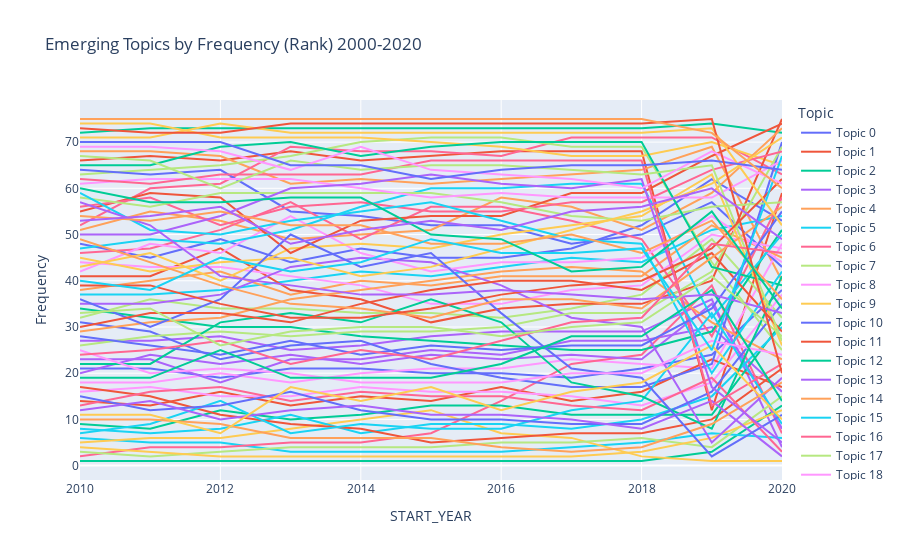

Notebook cell for this chart:
### Code cell
import plotly.express as px

rankfig = px.line(df2010 , x="START_YEAR", y="Frequency",color = "Topic", title='Emerging Topics by Frequency (Rank) 2000-2020')
rankfig.show()
#5 is a more prevalent topic while 1 is the lowest <- need to figure out since it's counter-intuitve rn

### Figure 1 — Plotly figure (JSON) as saved in the notebook; plotly's stock layout.template omitted (floating-point values rounded to 4 significant figures)
{"data": [{"hovertemplate": "Topic=Topic 0<br>START_YEAR=%{x}<br>Frequency=%{y}<extra></extra>", "legendgroup": "Topic 0", "line": {"color": "#636efa", "dash": "solid"}, "mode": "lines", "name": "Topic 0", "orientation": "v", "showlegend": true, "type": "scatter", "x": [2010, 2011, 2012, 2013, 2014, 2015, 2016, 2017, 2018, 2019, 2020], "xaxis": "x", "y": [21, 21, 19, 21, 21, 20, 20, 19, 21, 24, 38], "yaxis": "y"}, {"hovertemplate": "Topic=Topic 1<br>START_YEAR=%{x}<br>Frequency=%{y}<extra></extra>", "legendgroup": "Topic 1", "line": {"color": "#EF553B", "dash": "solid"}, "mode": "lines", "name": "Topic 1", "orientation": "v", "showlegend": true, "type": "scatter", "x": [2010, 2011, 2012, 2013, 2014, 2015, 2016, 2017, 2018, 2019, 2020], "xaxis": "x", "y": [66, 67, 66, 68, 66, 67, 68, 68, 68, 12, 59], "yaxis": "y"}, {"hovertemplate": "Topic=Topic 2<br>START_YEAR=%{x}<br>Frequency=%{y}<extra></extra>", "legendgroup": "Topic 2", "line": {"color": "#00cc96", "dash": "solid"}, "mode": "lines", "name": "Topic 2", "orientation": "v", "showlegend": true, "type": "scatter", "x": [2010, 2011, 2012, 2013, 2014, 2015, 2016, 2017, 2018, 2019, 2020], "xaxis": "x", "y": [72, 73, 73, 73, 73, 73, 73, 73, 73, 74, 72], "yaxis": "y"}, {"hovertemplate": "Topic=Topic 3<br>START_YEAR=%{x}<br>Frequency=%{y}<extra></extra>", "legendgroup": "Topic 3", "line": {"color": "#ab63fa", "dash": "solid"}, "mode": "lines", "name": "Topic 3", "orientation": "v", "showlegend": true, "type": "scatter", "x": [2010, 2011, 2012, 2013, 2014, 2015, 2016, 2017, 2018, 2019, 2020], "xaxis": "x", "y": [27, 27, 28, 25, 26, 28, 29, 29, 29, 36, 4], "yaxis": "y"}, {"hovertemplate": "Topic=Topic 4<br>START_YEAR=%{x}<br>Frequency=%{y}<extra></extra>", "legendgroup": "Topic 4", "line": {"color": "#FFA15A", "dash": "solid"}, "mode": "lines", "name": "Topic 4", "orientation": "v", "showlegend": true, "type": "scatter", "x": [2010, 2011, 2012, 2013, 2014, 2015, 2016, 2017, 2018, 2019, 2020], "xaxis": "x", "y": [68, 68, 67, 61, 62, 61, 62, 63, 64, 69, 40], "yaxis": "y"}, {"hovertemplate": "Topic=Topic 5<br>START_YEAR=%{x}<br>Frequency=%{y}<extra></extra>", "legendgroup": "Topic 5", "line": {"color": "#19d3f3", "dash": "solid"}, "mode": "lines", "name": "Topic 5", "orientation": "v", "showlegend": true, "type": "scatter", "x": [2010, 2011, 2012, 2013, 2014, 2015, 2016, 2017, 2018, 2019, 2020], "xaxis": "x", "y": [37, 37, 38, 40, 42, 41, 43, 45, 44, 51, 54], "yaxis": "y"}, {"hovertemplate": "Topic=Topic 6<br>START_YEAR=%{x}<br>Frequency=%{y}<extra></extra>", "legendgroup": "Topic 6", "line": {"color": "#FF6692", "dash": "solid"}, "mode": "lines", "name": "Topic 6", "orientation": "v", "showlegend": true, "type": "scatter", "x": [2010, 2011, 2012, 2013, 2014, 2015, 2016, 2017, 2018, 2019, 2020], "xaxis": "x", "y": [52, 60, 61, 69, 68, 68, 67, 71, 71, 71, 63], "yaxis": "y"}, {"hovertemplate": "Topic=Topic 7<br>START_YEAR=%{x}<br>Frequency=%{y}<extra></extra>", "legendgroup": "Topic 7", "line": {"color": "#B6E880", "dash": "solid"}, "mode": "lines", "name": "Topic 7", "orientation": "v", "showlegend": true, "type": "scatter", "x": [2010, 2011, 2012, 2013, 2014, 2015, 2016, 2017, 2018, 2019, 2020], "xaxis": "x", "y": [63, 64, 65, 67, 70, 71, 71, 69, 69, 44, 25], "yaxis": "y"}, {"hovertemplate": "Topic=Topic 8<br>START_YEAR=%{x}<br>Frequency=%{y}<extra></extra>", "legendgroup": "Topic 8", "line": {"color": "#FF97FF", "dash": "solid"}, "mode": "lines", "name": "Topic 8", "orientation": "v", "showlegend": true, "type": "scatter", "x": [2010, 2011, 2012, 2013, 2014, 2015, 2016, 2017, 2018, 2019, 2020], "xaxis": "x", "y": [18, 18, 20, 18, 20, 21, 21, 23, 22, 21, 48], "yaxis": "y"}, {"hovertemplate": "Topic=Topic 9<br>START_YEAR=%{x}<br>Frequency=%{y}<extra></extra>", "legendgroup": "Topic 9", "line": {"color": "#FECB52", "dash": "solid"}, "mode": "lines", "name": "Topic 9", "orientation": "v", "showlegend": true, "type": "scatter", "x": [2010, 2011, 2012, 2013, 2014, 2015, 2016, 2017, 2018, 2019, 2020], "xaxis": "x", "y": [74, 74, 71, 71, 71, 70, 69, 67, 67, 70, 65], "yaxis": "y"}, {"hovertemplate": "Topic=Topic 10<br>START_YEAR=%{x}<br>Frequency=%{y}<extra></extra>", "legendgroup": "Topic 10", "line": {"color": "#636efa", "dash": "solid"}, "mode": "lines", "name": "Topic 10", "orientation": "v", "showlegend": true, "type": "scatter", "x": [2010, 2011, 2012, 2013, 2014, 2015, 2016, 2017, 2018, 2019, 2020], "xaxis": "x", "y": [48, 45, 49, 44, 47, 45, 45, 47, 52, 62, 53], "yaxis": "y"}, {"hovertemplate": "Topic=Topic 11<br>START_YEAR=%{x}<br>Frequency=%{y}<extra></extra>", "legendgroup": "Topic 11", "line": {"color": "#EF553B", "dash": "solid"}, "mode": "lines", "name": "Topic 11", "orientation": "v", "showlegend": true, "type": "scatter", "x": [2010, 2011, 2012, 2013, 2014, 2015, 2016, 2017, 2018, 2019, 2020], "xaxis": "x", "y": [14, 13, 16, 13, 15, 14, 17, 14, 16, 23, 17], "yaxis": "y"}, {"hovertemplate": "Topic=Topic 12<br>START_YEAR=%{x}<br>Frequency=%{y}<extra></extra>", "legendgroup": "Topic 12", "line": {"color": "#00cc96", "dash": "solid"}, "mode": "lines", "name": "Topic 12", "orientation": "v", "showlegend": true, "type": "scatter", "x": [2010, 2011, 2012, 2013, 2014, 2015, 2016, 2017, 2018, 2019, 2020], "xaxis": "x", "y": [1, 1, 1, 1, 1, 1, 1, 1, 1, 3, 13], "yaxis": "y"}, {"hovertemplate": "Topic=Topic 13<br>START_YEAR=%{x}<br>Frequency=%{y}<extra></extra>", "legendgroup": "Topic 13", "line": {"color": "#ab63fa", "dash": "solid"}, "mode": "lines", "name": "Topic 13", "orientation": "v", "showlegend": true, "type": "scatter", "x": [2010, 2011, 2012, 2013, 2014, 2015, 2016, 2017, 2018, 2019, 2020], "xaxis": "x", "y": [23, 23, 18, 23, 23, 25, 24, 27, 27, 30, 16], "yaxis": "y"}, {"hovertemplate": "Topic=Topic 14<br>START_YEAR=%{x}<br>Frequency=%{y}<extra></extra>", "legendgroup": "Topic 14", "line": {"color": "#FFA15A", "dash": "solid"}, "mode": "lines", "name": "Topic 14", "orientation": "v", "showlegend": true, "type": "scatter", "x": [2010, 2011, 2012, 2013, 2014, 2015, 2016, 2017, 2018, 2019, 2020], "xaxis": "x", "y": [38, 40, 42, 37, 40, 39, 41, 41, 41, 52, 45], "yaxis": "y"}, {"hovertemplate": "Topic=Topic 15<br>START_YEAR=%{x}<br>Frequency=%{y}<extra></extra>", "legendgroup": "Topic 15", "line": {"color": "#19d3f3", "dash": "solid"}, "mode": "lines", "name": "Topic 15", "orientation": "v", "showlegend": true, "type": "scatter", "x": [2010, 2011, 2012, 2013, 2014, 2015, 2016, 2017, 2018, 2019, 2020], "xaxis": "x", "y": [6, 5, 5, 3, 3, 3, 3, 4, 5, 7, 6], "yaxis": "y"}, {"hovertemplate": "Topic=Topic 16<br>START_YEAR=%{x}<br>Frequency=%{y}<extra></extra>", "legendgroup": "Topic 16", "line": {"color": "#FF6692", "dash": "solid"}, "mode": "lines", "name": "Topic 16", "orientation": "v", "showlegend": true, "type": "scatter", "x": [2010, 2011, 2012, 2013, 2014, 2015, 2016, 2017, 2018, 2019, 2020], "xaxis": "x", "y": [2, 4, 4, 5, 5, 7, 14, 22, 24, 39, 7], "yaxis": "y"}, {"hovertemplate": "Topic=Topic 17<br>START_YEAR=%{x}<br>Frequency=%{y}<extra></extra>", "legendgroup": "Topic 17", "line": {"color": "#B6E880", "dash": "solid"}, "mode": "lines", "name": "Topic 17", "orientation": "v", "showlegend": true, "type": "scatter", "x": [2010, 2011, 2012, 2013, 2014, 2015, 2016, 2017, 2018, 2019, 2020], "xaxis": "x", "y": [32, 36, 34, 34, 33, 33, 32, 34, 37, 49, 32], "yaxis": "y"}, {"hovertemplate": "Topic=Topic 18<br>START_YEAR=%{x}<br>Frequency=%{y}<extra></extra>", "legendgroup": "Topic 18", "line": {"color": "#FF97FF", "dash": "solid"}, "mode": "lines", "name": "Topic 18", "orientation": "v", "showlegend": true, "type": "scatter", "x": [2010, 2011, 2012, 2013, 2014, 2015, 2016, 2017, 2018, 2019, 2020], "xaxis": "x", "y": [16, 17, 15, 15, 17, 16, 16, 15, 13, 18, 37], "yaxis": "y"}, {"hovertemplate": "Topic=Topic 19<br>START_YEAR=%{x}<br>Frequency=%{y}<extra></extra>", "legendgroup": "Topic 19", "line": {"color": "#FECB52", "dash": "solid"}, "mode": "lines", "name": "Topic 19", "orientation": "v", "showlegend": true, "type": "scatter", "x": [2010, 2011, 2012, 2013, 2014, 2015, 2016, 2017, 2018, 2019, 2020], "xaxis": "x", "y": [5, 6, 6, 8, 10, 12, 7, 6, 2, 1, 1], "yaxis": "y"}, {"hovertemplate": "Topic=Topic 20<br>START_YEAR=%{x}<br>Frequency=%{y}<extra></extra>", "legendgroup": "Topic 20", "line": {"color": "#636efa", "dash": "solid"}, "mode": "lines", "name": "Topic 20", "orientation": "v", "showlegend": true, "type": "scatter", "x": [2010, 2011, 2012, 2013, 2014, 2015, 2016, 2017, 2018, 2019, 2020], "xaxis": "x", "y": [64, 63, 64, 55, 54, 52, 52, 48, 50, 57, 43], "yaxis": "y"}, {"hovertemplate": "Topic=Topic 21<br>START_YEAR=%{x}<br>Frequency=%{y}<extra></extra>", "legendgroup": "Topic 21", "line": {"color": "#EF553B", "dash": "solid"}, "mode": "lines", "name": "Topic 21", "orientation": "v", "showlegend": true, "type": "scatter", "x": [2010, 2011, 2012, 2013, 2014, 2015, 2016, 2017, 2018, 2019, 2020], "xaxis": "x", "y": [41, 41, 47, 38, 36, 31, 34, 35, 35, 40, 75], "yaxis": "y"}, {"hovertemplate": "Topic=Topic 22<br>START_YEAR=%{x}<br>Frequency=%{y}<extra></extra>", "legendgroup": "Topic 22", "line": {"color": "#00cc96", "dash": "solid"}, "mode": "lines", "name": "Topic 22", "orientation": "v", "showlegend": true, "type": "scatter", "x": [2010, 2011, 2012, 2013, 2014, 2015, 2016, 2017, 2018, 2019, 2020], "xaxis": "x", "y": [9, 8, 12, 10, 11, 13, 13, 11, 11, 11, 31], "yaxis": "y"}, {"hovertemplate": "Topic=Topic 23<br>START_YEAR=%{x}<br>Frequency=%{y}<extra></extra>", "legendgroup": "Topic 23", "line": {"color": "#ab63fa", "dash": "solid"}, "mode": "lines", "name": "Topic 23", "orientation": "v", "showlegend": true, "type": "scatter", "x": [2010, 2011, 2012, 2013, 2014, 2015, 2016, 2017, 2018, 2019, 2020], "xaxis": "x", "y": [20, 24, 22, 24, 22, 24, 23, 24, 23, 35, 8], "yaxis": "y"}, {"hovertemplate": "Topic=Topic 24<br>START_YEAR=%{x}<br>Frequency=%{y}<extra></extra>", "legendgroup": "Topic 24", "line": {"color": "#FFA15A", "dash": "solid"}, "mode": "lines", "name": "Topic 24", "orientation": "v", "showlegend": true, "type": "scatter", "x": [2010, 2011, 2012, 2013, 2014, 2015, 2016, 2017, 2018, 2019, 2020], "xaxis": "x", "y": [51, 55, 53, 49, 50, 51, 58, 56, 51, 59, 73], "yaxis": "y"}, {"hovertemplate": "Topic=Topic 25<br>START_YEAR=%{x}<br>Frequency=%{y}<extra></extra>", "legendgroup": "Topic 25", "line": {"color": "#19d3f3", "dash": "solid"}, "mode": "lines", "name": "Topic 25", "orientation": "v", "showlegend": true, "type": "scatter", "x": [2010, 2011, 2012, 2013, 2014, 2015, 2016, 2017, 2018, 2019, 2020], "xaxis": "x", "y": [8, 7, 8, 11, 7, 9, 9, 8, 10, 15, 30], "yaxis": "y"}, {"hovertemplate": "Topic=Topic 26<br>START_YEAR=%{x}<br>Frequency=%{y}<extra></extra>", "legendgroup": "Topic 26", "line": {"color": "#FF6692", "dash": "solid"}, "mode": "lines", "name": "Topic 26", "orientation": "v", "showlegend": true, "type": "scatter", "x": [2010, 2011, 2012, 2013, 2014, 2015, 2016, 2017, 2018, 2019, 2020], "xaxis": "x", "y": [46, 47, 51, 57, 49, 56, 56, 53, 49, 28, 58], "yaxis": "y"}, {"hovertemplate": "Topic=Topic 27<br>START_YEAR=%{x}<br>Frequency=%{y}<extra></extra>", "legendgroup": "Topic 27", "line": {"color": "#B6E880", "dash": "solid"}, "mode": "lines", "name": "Topic 27", "orientation": "v", "showlegend": true, "type": "scatter", "x": [2010, 2011, 2012, 2013, 2014, 2015, 2016, 2017, 2018, 2019, 2020], "xaxis": "x", "y": [3, 2, 3, 4, 4, 4, 5, 5, 6, 4, 15], "yaxis": "y"}, {"hovertemplate": "Topic=Topic 28<br>START_YEAR=%{x}<br>Frequency=%{y}<extra></extra>", "legendgroup": "Topic 28", "line": {"color": "#FF97FF", "dash": "solid"}, "mode": "lines", "name": "Topic 28", "orientation": "v", "showlegend": true, "type": "scatter", "x": [2010, 2011, 2012, 2013, 2014, 2015, 2016, 2017, 2018, 2019, 2020], "xaxis": "x", "y": [44, 43, 43, 41, 39, 35, 35, 38, 39, 50, 47], "yaxis": "y"}, {"hovertemplate": "Topic=Topic 29<br>START_YEAR=%{x}<br>Frequency=%{y}<extra></extra>", "legendgroup": "Topic 29", "line": {"color": "#FECB52", "dash": "solid"}, "mode": "lines", "name": "Topic 29", "orientation": "v", "showlegend": true, "type": "scatter", "x": [2010, 2011, 2012, 2013, 2014, 2015, 2016, 2017, 2018, 2019, 2020], "xaxis": "x", "y": [4, 3, 2, 2, 2, 2, 2, 2, 3, 6, 12], "yaxis": "y"}, {"hovertemplate": "Topic=Topic 30<br>START_YEAR=%{x}<br>Frequency=%{y}<extra></extra>", "legendgroup": "Topic 30", "line": {"color": "#636efa", "dash": "solid"}, "mode": "lines", "name": "Topic 30", "orientation": "v", "showlegend": true, "type": "scatter", "x": [2010, 2011, 2012, 2013, 2014, 2015, 2016, 2017, 2018, 2019, 2020], "xaxis": "x", "y": [31, 29, 23, 26, 27, 22, 19, 17, 17, 22, 70], "yaxis": "y"}, {"hovertemplate": "Topic=Topic 31<br>START_YEAR=%{x}<br>Frequency=%{y}<extra></extra>", "legendgroup": "Topic 31", "line": {"color": "#EF553B", "dash": "solid"}, "mode": "lines", "name": "Topic 31", "orientation": "v", "showlegend": true, "type": "scatter", "x": [2010, 2011, 2012, 2013, 2014, 2015, 2016, 2017, 2018, 2019, 2020], "xaxis": "x", "y": [17, 15, 11, 9, 8, 5, 6, 7, 7, 10, 21], "yaxis": "y"}, {"hovertemplate": "Topic=Topic 32<br>START_YEAR=%{x}<br>Frequency=%{y}<extra></extra>", "legendgroup": "Topic 32", "line": {"color": "#00cc96", "dash": "solid"}, "mode": "lines", "name": "Topic 32", "orientation": "v", "showlegend": true, "type": "scatter", "x": [2010, 2011, 2012, 2013, 2014, 2015, 2016, 2017, 2018, 2019, 2020], "xaxis": "x", "y": [34, 32, 30, 30, 28, 27, 26, 25, 25, 29, 51], "yaxis": "y"}, {"hovertemplate": "Topic=Topic 33<br>START_YEAR=%{x}<br>Frequency=%{y}<extra></extra>", "legendgroup": "Topic 33", "line": {"color": "#ab63fa", "dash": "solid"}, "mode": "lines", "name": "Topic 33", "orientation": "v", "showlegend": true, "type": "scatter", "x": [2010, 2011, 2012, 2013, 2014, 2015, 2016, 2017, 2018, 2019, 2020], "xaxis": "x", "y": [35, 35, 37, 43, 45, 44, 39, 32, 30, 5, 19], "yaxis": "y"}, {"hovertemplate": "Topic=Topic 34<br>START_YEAR=%{x}<br>Frequency=%{y}<extra></extra>", "legendgroup": "Topic 34", "line": {"color": "#FFA15A", "dash": "solid"}, "mode": "lines", "name": "Topic 34", "orientation": "v", "showlegend": true, "type": "scatter", "x": [2010, 2011, 2012, 2013, 2014, 2015, 2016, 2017, 2018, 2019, 2020], "xaxis": "x", "y": [29, 31, 32, 36, 38, 40, 42, 43, 42, 31, 23], "yaxis": "y"}, {"hovertemplate": "Topic=Topic 35<br>START_YEAR=%{x}<br>Frequency=%{y}<extra></extra>", "legendgroup": "Topic 35", "line": {"color": "#19d3f3", "dash": "solid"}, "mode": "lines", "name": "Topic 35", "orientation": "v", "showlegend": true, "type": "scatter", "x": [2010, 2011, 2012, 2013, 2014, 2015, 2016, 2017, 2018, 2019, 2020], "xaxis": "x", "y": [7, 9, 14, 7, 9, 8, 8, 12, 14, 33, 9], "yaxis": "y"}, {"hovertemplate": "Topic=Topic 36<br>START_YEAR=%{x}<br>Frequency=%{y}<extra></extra>", "legendgroup": "Topic 36", "line": {"color": "#FF6692", "dash": "solid"}, "mode": "lines", "name": "Topic 36", "orientation": "v", "showlegend": true, "type": "scatter", "x": [2010, 2011, 2012, 2013, 2014, 2015, 2016, 2017, 2018, 2019, 2020], "xaxis": "x", "y": [13, 16, 17, 14, 16, 15, 15, 13, 12, 19, 3], "yaxis": "y"}, {"hovertemplate": "Topic=Topic 37<br>START_YEAR=%{x}<br>Frequency=%{y}<extra></extra>", "legendgroup": "Topic 37", "line": {"color": "#B6E880", "dash": "solid"}, "mode": "lines", "name": "Topic 37", "orientation": "v", "showlegend": true, "type": "scatter", "x": [2010, 2011, 2012, 2013, 2014, 2015, 2016, 2017, 2018, 2019, 2020], "xaxis": "x", "y": [26, 28, 29, 28, 29, 29, 30, 33, 33, 42, 69], "yaxis": "y"}, {"hovertemplate": "Topic=Topic 38<br>START_YEAR=%{x}<br>Frequency=%{y}<extra></extra>", "legendgroup": "Topic 38", "line": {"color": "#FF97FF", "dash": "solid"}, "mode": "lines", "name": "Topic 38", "orientation": "v", "showlegend": true, "type": "scatter", "x": [2010, 2011, 2012, 2013, 2014, 2015, 2016, 2017, 2018, 2019, 2020], "xaxis": "x", "y": [42, 48, 46, 54, 46, 42, 44, 44, 45, 54, 44], "yaxis": "y"}, {"hovertemplate": "Topic=Topic 39<br>START_YEAR=%{x}<br>Frequency=%{y}<extra></extra>", "legendgroup": "Topic 39", "line": {"color": "#FECB52", "dash": "solid"}, "mode": "lines", "name": "Topic 39", "orientation": "v", "showlegend": true, "type": "scatter", "x": [2010, 2011, 2012, 2013, 2014, 2015, 2016, 2017, 2018, 2019, 2020], "xaxis": "x", "y": [43, 46, 40, 47, 48, 47, 50, 52, 54, 63, 26], "yaxis": "y"}, {"hovertemplate": "Topic=Topic 40<br>START_YEAR=%{x}<br>Frequency=%{y}<extra></extra>", "legendgroup": "Topic 40", "line": {"color": "#636efa", "dash": "solid"}, "mode": "lines", "name": "Topic 40", "orientation": "v", "showlegend": true, "type": "scatter", "x": [2010, 2011, 2012, 2013, 2014, 2015, 2016, 2017, 2018, 2019, 2020], "xaxis": "x", "y": [15, 12, 13, 16, 12, 10, 10, 9, 9, 16, 35], "yaxis": "y"}, {"hovertemplate": "Topic=Topic 41<br>START_YEAR=%{x}<br>Frequency=%{y}<extra></extra>", "legendgroup": "Topic 41", "line": {"color": "#EF553B", "dash": "solid"}, "mode": "lines", "name": "Topic 41", "orientation": "v", "showlegend": true, "type": "scatter", "x": [2010, 2011, 2012, 2013, 2014, 2015, 2016, 2017, 2018, 2019, 2020], "xaxis": "x", "y": [55, 59, 58, 46, 53, 54, 54, 59, 59, 67, 74], "yaxis": "y"}, {"hovertemplate": "Topic=Topic 42<br>START_YEAR=%{x}<br>Frequency=%{y}<extra></extra>", "legendgroup": "Topic 42", "line": {"color": "#00cc96", "dash": "solid"}, "mode": "lines", "name": "Topic 42", "orientation": "v", "showlegend": true, "type": "scatter", "x": [2010, 2011, 2012, 2013, 2014, 2015, 2016, 2017, 2018, 2019, 2020], "xaxis": "x", "y": [22, 22, 31, 33, 31, 36, 31, 18, 15, 8, 41], "yaxis": "y"}, {"hovertemplate": "Topic=Topic 43<br>START_YEAR=%{x}<br>Frequency=%{y}<extra></extra>", "legendgroup": "Topic 43", "line": {"color": "#ab63fa", "dash": "solid"}, "mode": "lines", "name": "Topic 43", "orientation": "v", "showlegend": true, "type": "scatter", "x": [2010, 2011, 2012, 2013, 2014, 2015, 2016, 2017, 2018, 2019, 2020], "xaxis": "x", "y": [12, 14, 10, 12, 13, 11, 11, 10, 8, 14, 2], "yaxis": "y"}, {"hovertemplate": "Topic=Topic 44<br>START_YEAR=%{x}<br>Frequency=%{y}<extra></extra>", "legendgroup": "Topic 44", "line": {"color": "#FFA15A", "dash": "solid"}, "mode": "lines", "name": "Topic 44", "orientation": "v", "showlegend": true, "type": "scatter", "x": [2010, 2011, 2012, 2013, 2014, 2015, 2016, 2017, 2018, 2019, 2020], "xaxis": "x", "y": [10, 10, 9, 6, 6, 6, 4, 3, 4, 9, 18], "yaxis": "y"}, {"hovertemplate": "Topic=Topic 45<br>START_YEAR=%{x}<br>Frequency=%{y}<extra></extra>", "legendgroup": "Topic 45", "line": {"color": "#19d3f3", "dash": "solid"}, "mode": "lines", "name": "Topic 45", "orientation": "v", "showlegend": true, "type": "scatter", "x": [2010, 2011, 2012, 2013, 2014, 2015, 2016, 2017, 2018, 2019, 2020], "xaxis": "x", "y": [47, 49, 48, 51, 56, 60, 60, 61, 61, 32, 50], "yaxis": "y"}, {"hovertemplate": "Topic=Topic 46<br>START_YEAR=%{x}<br>Frequency=%{y}<extra></extra>", "legendgroup": "Topic 46", "line": {"color": "#FF6692", "dash": "solid"}, "mode": "lines", "name": "Topic 46", "orientation": "v", "showlegend": true, "type": "scatter", "x": [2010, 2011, 2012, 2013, 2014, 2015, 2016, 2017, 2018, 2019, 2020], "xaxis": "x", "y": [56, 58, 52, 56, 57, 55, 55, 57, 57, 64, 68], "yaxis": "y"}, {"hovertemplate": "Topic=Topic 47<br>START_YEAR=%{x}<br>Frequency=%{y}<extra></extra>", "legendgroup": "Topic 47", "line": {"color": "#B6E880", "dash": "solid"}, "mode": "lines", "name": "Topic 47", "orientation": "v", "showlegend": true, "type": "scatter", "x": [2010, 2011, 2012, 2013, 2014, 2015, 2016, 2017, 2018, 2019, 2020], "xaxis": "x", "y": [58, 56, 59, 59, 59, 59, 57, 54, 53, 56, 57], "yaxis": "y"}, {"hovertemplate": "Topic=Topic 48<br>START_YEAR=%{x}<br>Frequency=%{y}<extra></extra>", "legendgroup": "Topic 48", "line": {"color": "#FF97FF", "dash": "solid"}, "mode": "lines", "name": "Topic 48", "orientation": "v", "showlegend": true, "type": "scatter", "x": [2010, 2011, 2012, 2013, 2014, 2015, 2016, 2017, 2018, 2019, 2020], "xaxis": "x", "y": [61, 62, 62, 62, 60, 58, 59, 58, 58, 58, 66], "yaxis": "y"}, {"hovertemplate": "Topic=Topic 49<br>START_YEAR=%{x}<br>Frequency=%{y}<extra></extra>", "legendgroup": "Topic 49", "line": {"color": "#FECB52", "dash": "solid"}, "mode": "lines", "name": "Topic 49", "orientation": "v", "showlegend": true, "type": "scatter", "x": [2010, 2011, 2012, 2013, 2014, 2015, 2016, 2017, 2018, 2019, 2020], "xaxis": "x", "y": [45, 42, 44, 45, 41, 43, 47, 51, 55, 61, 71], "yaxis": "y"}, {"hovertemplate": "Topic=Topic 50<br>START_YEAR=%{x}<br>Frequency=%{y}<extra></extra>", "legendgroup": "Topic 50", "line": {"color": "#636efa", "dash": "solid"}, "mode": "lines", "name": "Topic 50", "orientation": "v", "showlegend": true, "type": "scatter", "x": [2010, 2011, 2012, 2013, 2014, 2015, 2016, 2017, 2018, 2019, 2020], "xaxis": "x", "y": [36, 30, 36, 50, 43, 46, 33, 21, 19, 2, 11], "yaxis": "y"}, {"hovertemplate": "Topic=Topic 51<br>START_YEAR=%{x}<br>Frequency=%{y}<extra></extra>", "legendgroup": "Topic 51", "line": {"color": "#EF553B", "dash": "solid"}, "mode": "lines", "name": "Topic 51", "orientation": "v", "showlegend": true, "type": "scatter", "x": [2010, 2011, 2012, 2013, 2014, 2015, 2016, 2017, 2018, 2019, 2020], "xaxis": "x", "y": [30, 33, 33, 31, 35, 38, 40, 40, 38, 46, 29], "yaxis": "y"}, {"hovertemplate": "Topic=Topic 52<br>START_YEAR=%{x}<br>Frequency=%{y}<extra></extra>", "legendgroup": "Topic 52", "line": {"color": "#00cc96", "dash": "solid"}, "mode": "lines", "name": "Topic 52", "orientation": "v", "showlegend": true, "type": "scatter", "x": [2010, 2011, 2012, 2013, 2014, 2015, 2016, 2017, 2018, 2019, 2020], "xaxis": "x", "y": [65, 65, 69, 70, 67, 69, 70, 70, 70, 43, 39], "yaxis": "y"}, {"hovertemplate": "Topic=Topic 53<br>START_YEAR=%{x}<br>Frequency=%{y}<extra></extra>", "legendgroup": "Topic 53", "line": {"color": "#ab63fa", "dash": "solid"}, "mode": "lines", "name": "Topic 53", "orientation": "v", "showlegend": true, "type": "scatter", "x": [2010, 2011, 2012, 2013, 2014, 2015, 2016, 2017, 2018, 2019, 2020], "xaxis": "x", "y": [50, 50, 54, 60, 61, 63, 61, 60, 62, 17, 5], "yaxis": "y"}, {"hovertemplate": "Topic=Topic 54<br>START_YEAR=%{x}<br>Frequency=%{y}<extra></extra>", "legendgroup": "Topic 54", "line": {"color": "#FFA15A", "dash": "solid"}, "mode": "lines", "name": "Topic 54", "orientation": "v", "showlegend": true, "type": "scatter", "x": [2010, 2011, 2012, 2013, 2014, 2015, 2016, 2017, 2018, 2019, 2020], "xaxis": "x", "y": [49, 44, 39, 35, 34, 32, 36, 36, 34, 45, 56], "yaxis": "y"}, {"hovertemplate": "Topic=Topic 55<br>START_YEAR=%{x}<br>Frequency=%{y}<extra></extra>", "legendgroup": "Topic 55", "line": {"color": "#19d3f3", "dash": "solid"}, "mode": "lines", "name": "Topic 55", "orientation": "v", "showlegend": true, "type": "scatter", "x": [2010, 2011, 2012, 2013, 2014, 2015, 2016, 2017, 2018, 2019, 2020], "xaxis": "x", "y": [59, 51, 50, 53, 55, 57, 53, 49, 48, 20, 42], "yaxis": "y"}, {"hovertemplate": "Topic=Topic 56<br>START_YEAR=%{x}<br>Frequency=%{y}<extra></extra>", "legendgroup": "Topic 56", "line": {"color": "#FF6692", "dash": "solid"}, "mode": "lines", "name": "Topic 56", "orientation": "v", "showlegend": true, "type": "scatter", "x": [2010, 2011, 2012, 2013, 2014, 2015, 2016, 2017, 2018, 2019, 2020], "xaxis": "x", "y": [62, 61, 63, 63, 63, 66, 66, 66, 66, 13, 22], "yaxis": "y"}, {"hovertemplate": "Topic=Topic 57<br>START_YEAR=%{x}<br>Frequency=%{y}<extra></extra>", "legendgroup": "Topic 57", "line": {"color": "#B6E880", "dash": "solid"}, "mode": "lines", "name": "Topic 57", "orientation": "v", "showlegend": true, "type": "scatter", "x": [2010, 2011, 2012, 2013, 2014, 2015, 2016, 2017, 2018, 2019, 2020], "xaxis": "x", "y": [67, 66, 60, 66, 64, 65, 65, 64, 63, 65, 27], "yaxis": "y"}, {"hovertemplate": "Topic=Topic 58<br>START_YEAR=%{x}<br>Frequency=%{y}<extra></extra>", "legendgroup": "Topic 58", "line": {"color": "#FF97FF", "dash": "solid"}, "mode": "lines", "name": "Topic 58", "orientation": "v", "showlegend": true, "type": "scatter", "x": [2010, 2011, 2012, 2013, 2014, 2015, 2016, 2017, 2018, 2019, 2020], "xaxis": "x", "y": [25, 20, 21, 20, 18, 18, 18, 20, 20, 27, 24], "yaxis": "y"}, {"hovertemplate": "Topic=Topic 59<br>START_YEAR=%{x}<br>Frequency=%{y}<extra></extra>", "legendgroup": "Topic 59", "line": {"color": "#FECB52", "dash": "solid"}, "mode": "lines", "name": "Topic 59", "orientation": "v", "showlegend": true, "type": "scatter", "x": [2010, 2011, 2012, 2013, 2014, 2015, 2016, 2017, 2018, 2019, 2020], "xaxis": "x", "y": [11, 11, 7, 17, 14, 17, 12, 16, 18, 26, 10], "yaxis": "y"}, {"hovertemplate": "Topic=Topic 60<br>START_YEAR=%{x}<br>Frequency=%{y}<extra></extra>", "legendgroup": "Topic 60", "line": {"color": "#636efa", "dash": "solid"}, "mode": "lines", "name": "Topic 60", "orientation": "v", "showlegend": true, "type": "scatter", "x": [2010, 2011, 2012, 2013, 2014, 2015, 2016, 2017, 2018, 2019, 2020], "xaxis": "x", "y": [28, 26, 24, 27, 24, 26, 25, 26, 26, 34, 55], "yaxis": "y"}, {"hovertemplate": "Topic=Topic 61<br>START_YEAR=%{x}<br>Frequency=%{y}<extra></extra>", "legendgroup": "Topic 61", "line": {"color": "#EF553B", "dash": "solid"}, "mode": "lines", "name": "Topic 61", "orientation": "v", "showlegend": true, "type": "scatter", "x": [2010, 2011, 2012, 2013, 2014, 2015, 2016, 2017, 2018, 2019, 2020], "xaxis": "x", "y": [39, 39, 35, 32, 32, 34, 37, 39, 40, 47, 62], "yaxis": "y"}, {"hovertemplate": "Topic=Topic 62<br>START_YEAR=%{x}<br>Frequency=%{y}<extra></extra>", "legendgroup": "Topic 62", "line": {"color": "#00cc96", "dash": "solid"}, "mode": "lines", "name": "Topic 62", "orientation": "v", "showlegend": true, "type": "scatter", "x": [2010, 2011, 2012, 2013, 2014, 2015, 2016, 2017, 2018, 2019, 2020], "xaxis": "x", "y": [19, 19, 25, 19, 19, 19, 22, 28, 28, 38, 14], "yaxis": "y"}, {"hovertemplate": "Topic=Topic 63<br>START_YEAR=%{x}<br>Frequency=%{y}<extra></extra>", "legendgroup": "Topic 63", "line": {"color": "#ab63fa", "dash": "solid"}, "mode": "lines", "name": "Topic 63", "orientation": "v", "showlegend": true, "type": "scatter", "x": [2010, 2011, 2012, 2013, 2014, 2015, 2016, 2017, 2018, 2019, 2020], "xaxis": "x", "y": [57, 52, 41, 39, 37, 37, 38, 37, 36, 37, 33], "yaxis": "y"}, {"hovertemplate": "Topic=Topic 64<br>START_YEAR=%{x}<br>Frequency=%{y}<extra></extra>", "legendgroup": "Topic 64", "line": {"color": "#FFA15A", "dash": "solid"}, "mode": "lines", "name": "Topic 64", "orientation": "v", "showlegend": true, "type": "scatter", "x": [2010, 2011, 2012, 2013, 2014, 2015, 2016, 2017, 2018, 2019, 2020], "xaxis": "x", "y": [54, 53, 55, 52, 52, 48, 48, 50, 46, 53, 36], "yaxis": "y"}, {"hovertemplate": "Topic=Topic 65<br>START_YEAR=%{x}<br>Frequency=%{y}<extra></extra>", "legendgroup": "Topic 65", "line": {"color": "#19d3f3", "dash": "solid"}, "mode": "lines", "name": "Topic 65", "orientation": "v", "showlegend": true, "type": "scatter", "x": [2010, 2011, 2012, 2013, 2014, 2015, 2016, 2017, 2018, 2019, 2020], "xaxis": "x", "y": [40, 38, 45, 42, 44, 49, 46, 46, 47, 25, 67], "yaxis": "y"}, {"hovertemplate": "Topic=Topic 66<br>START_YEAR=%{x}<br>Frequency=%{y}<extra></extra>", "legendgroup": "Topic 66", "line": {"color": "#FF6692", "dash": "solid"}, "mode": "lines", "name": "Topic 66", "orientation": "v", "showlegend": true, "type": "scatter", "x": [2010, 2011, 2012, 2013, 2014, 2015, 2016, 2017, 2018, 2019, 2020], "xaxis": "x", "y": [24, 25, 27, 22, 25, 23, 27, 31, 32, 48, 46], "yaxis": "y"}, {"hovertemplate": "Topic=Topic 67<br>START_YEAR=%{x}<br>Frequency=%{y}<extra></extra>", "legendgroup": "Topic 67", "line": {"color": "#B6E880", "dash": "solid"}, "mode": "lines", "name": "Topic 67", "orientation": "v", "showlegend": true, "type": "scatter", "x": [2010, 2011, 2012, 2013, 2014, 2015, 2016, 2017, 2018, 2019, 2020], "xaxis": "x", "y": [33, 34, 26, 29, 30, 30, 28, 30, 31, 41, 28], "yaxis": "y"}, {"hovertemplate": "Topic=Topic 68<br>START_YEAR=%{x}<br>Frequency=%{y}<extra></extra>", "legendgroup": "Topic 68", "line": {"color": "#FF97FF", "dash": "solid"}, "mode": "lines", "name": "Topic 68", "orientation": "v", "showlegend": true, "type": "scatter", "x": [2010, 2011, 2012, 2013, 2014, 2015, 2016, 2017, 2018, 2019, 2020], "xaxis": "x", "y": [69, 69, 68, 64, 69, 64, 63, 62, 60, 68, 61], "yaxis": "y"}, {"hovertemplate": "Topic=Topic 69<br>START_YEAR=%{x}<br>Frequency=%{y}<extra></extra>", "legendgroup": "Topic 69", "line": {"color": "#FECB52", "dash": "solid"}, "mode": "lines", "name": "Topic 69", "orientation": "v", "showlegend": true, "type": "scatter", "x": [2010, 2011, 2012, 2013, 2014, 2015, 2016, 2017, 2018, 2019, 2020], "xaxis": "x", "y": [71, 71, 74, 72, 72, 72, 72, 72, 72, 73, 52], "yaxis": "y"}, {"hovertemplate": "Topic=Topic 70<br>START_YEAR=%{x}<br>Frequency=%{y}<extra></extra>", "legendgroup": "Topic 70", "line": {"color": "#636efa", "dash": "solid"}, "mode": "lines", "name": "Topic 70", "orientation": "v", "showlegend": true, "type": "scatter", "x": [2010, 2011, 2012, 2013, 2014, 2015, 2016, 2017, 2018, 2019, 2020], "xaxis": "x", "y": [70, 70, 70, 65, 65, 62, 64, 65, 65, 66, 64], "yaxis": "y"}, {"hovertemplate": "Topic=Topic 71<br>START_YEAR=%{x}<br>Frequency=%{y}<extra></extra>", "legendgroup": "Topic 71", "line": {"color": "#EF553B", "dash": "solid"}, "mode": "lines", "name": "Topic 71", "orientation": "v", "showlegend": true, "type": "scatter", "x": [2010, 2011, 2012, 2013, 2014, 2015, 2016, 2017, 2018, 2019, 2020], "xaxis": "x", "y": [73, 72, 72, 74, 74, 74, 74, 74, 74, 75, 20], "yaxis": "y"}, {"hovertemplate": "Topic=Topic 72<br>START_YEAR=%{x}<br>Frequency=%{y}<extra></extra>", "legendgroup": "Topic 72", "line": {"color": "#00cc96", "dash": "solid"}, "mode": "lines", "name": "Topic 72", "orientation": "v", "showlegend": true, "type": "scatter", "x": [2010, 2011, 2012, 2013, 2014, 2015, 2016, 2017, 2018, 2019, 2020], "xaxis": "x", "y": [60, 57, 57, 58, 58, 50, 49, 42, 43, 55, 34], "yaxis": "y"}, {"hovertemplate": "Topic=Topic 73<br>START_YEAR=%{x}<br>Frequency=%{y}<extra></extra>", "legendgroup": "Topic 73", "line": {"color": "#ab63fa", "dash": "solid"}, "mode": "lines", "name": "Topic 73", "orientation": "v", "showlegend": true, "type": "scatter", "x": [2010, 2011, 2012, 2013, 2014, 2015, 2016, 2017, 2018, 2019, 2020], "xaxis": "x", "y": [53, 54, 56, 48, 51, 53, 51, 55, 56, 60, 49], "yaxis": "y"}, {"hovertemplate": "Topic=Topic 74<br>START_YEAR=%{x}<br>Frequency=%{y}<extra></extra>", "legendgroup": "Topic 74", "line": {"color": "#FFA15A", "dash": "solid"}, "mode": "lines", "name": "Topic 74", "orientation": "v", "showlegend": true, "type": "scatter", "x": [2010, 2011, 2012, 2013, 2014, 2015, 2016, 2017, 2018, 2019, 2020], "xaxis": "x", "y": [75, 75, 75, 75, 75, 75, 75, 75, 75, 72, 60], "yaxis": "y"}], "layout": {"autosize": true, "legend": {"title": {"text": "Topic"}, "tracegroupgap": 0}, "title": {"text": "Emerging Topics by Frequency (Rank) 2000-2020"}, "xaxis": {"anchor": "y", "autorange": true, "domain": [0, 1], "range": [2010, 2020], "title": {"text": "START_YEAR"}, "type": "linear"}, "yaxis": {"anchor": "x", "autorange": true, "domain": [0, 1], "range": [-3.111, 79.11], "title": {"text": "Frequency"}, "type": "linear"}}}
